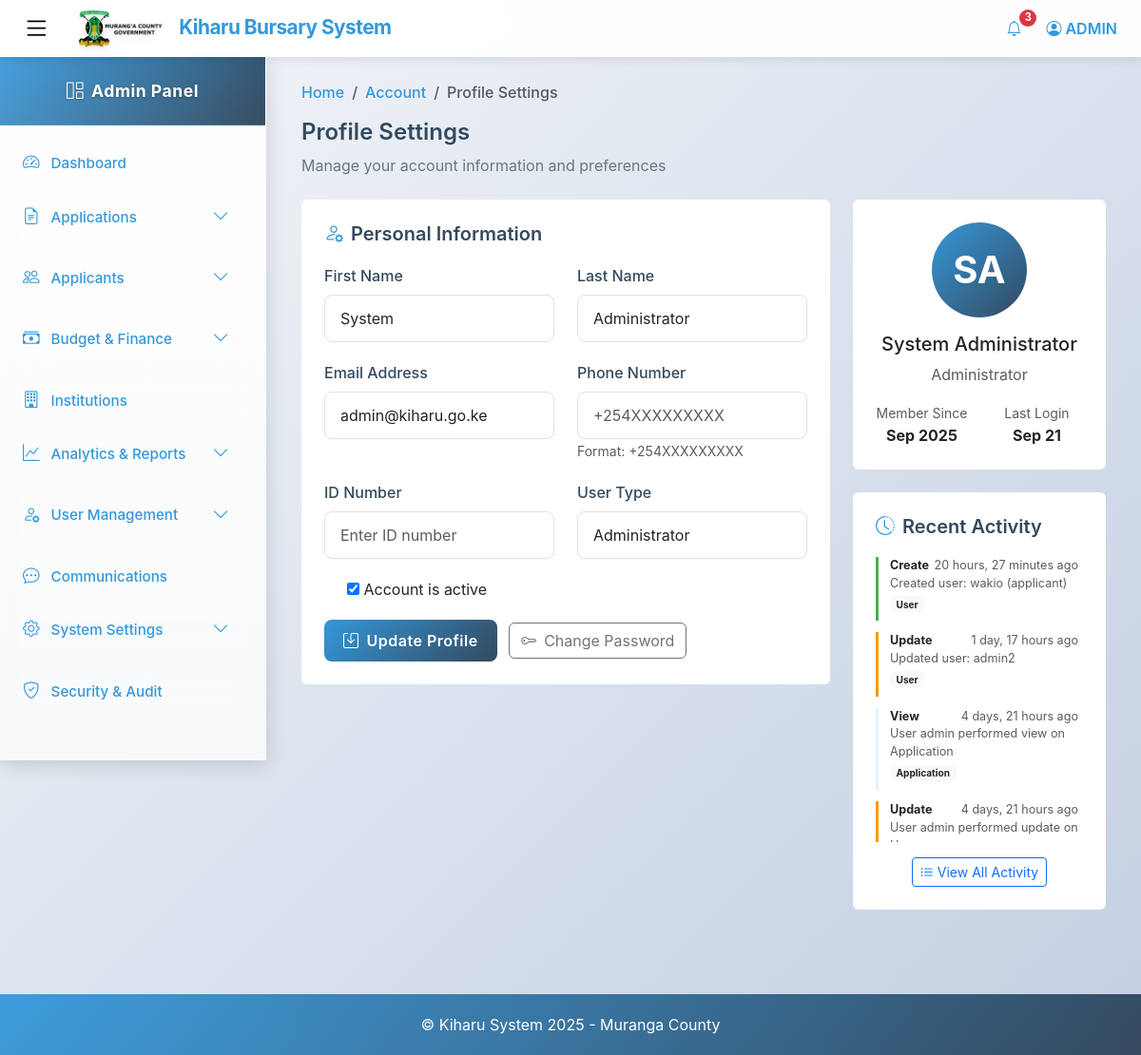
/admin-profile/ (signed in), run on an earlier commit of the app's database.
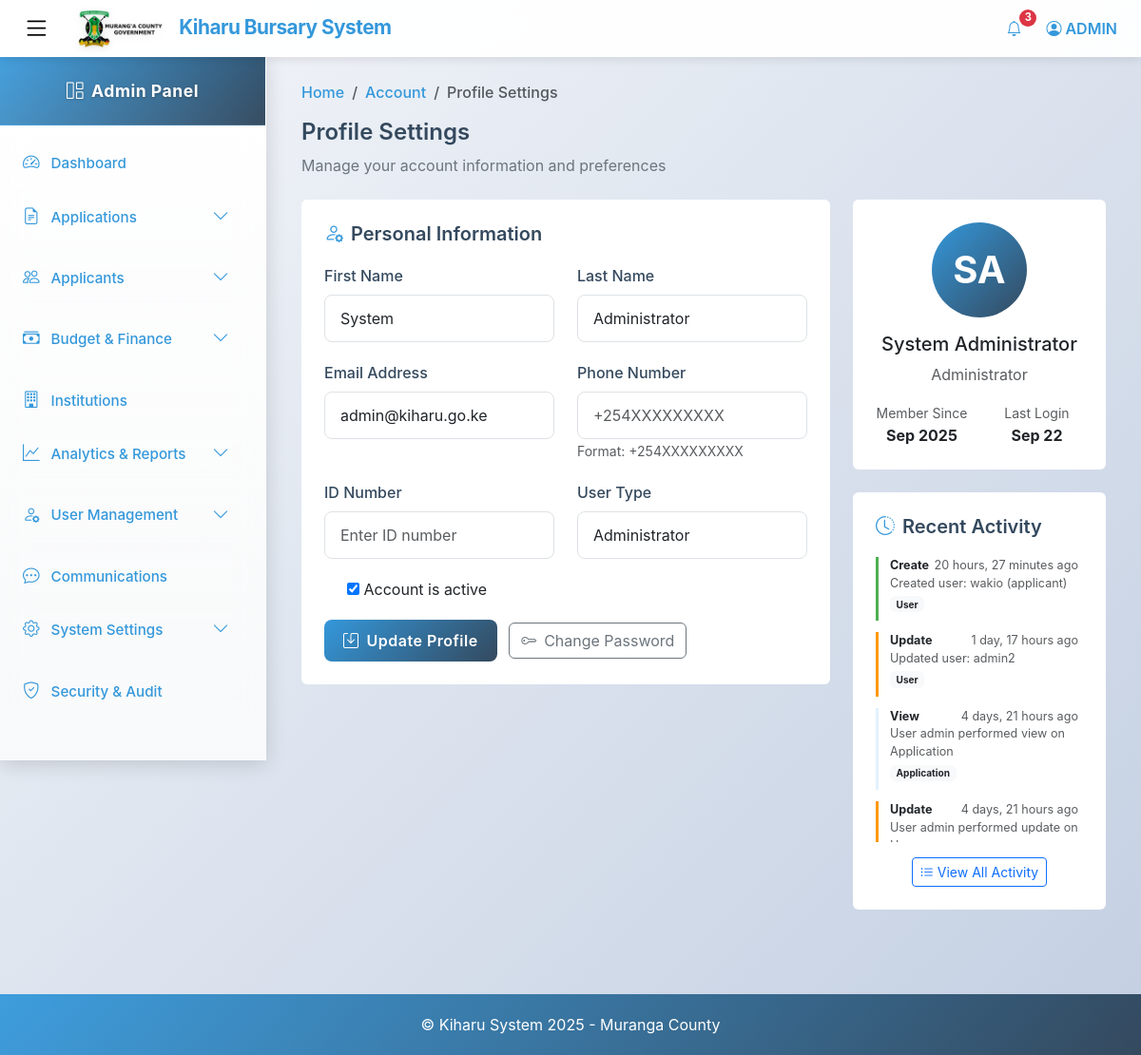
And on a later commit of the database.
### kiharu_system/models.py (models this page shows, shortened)
class User(AbstractUser):
    USER_TYPES = (
        ('applicant', 'Applicant'),
        ('admin', 'Administrator'),
        ('reviewer', 'Application Reviewer'),
        ('finance', 'Finance Officer'),
    )
    user_type = models.CharField(max_length=20, choices=USER_TYPES, default='applicant')
    id_number = models.CharField(max_length=20, unique=True, null=True, blank=True)
    phone_regex = RegexValidator(
        regex=r'^\+254\d{9}$',
        message="Phone number must be entered in the format: '+254XXXXXXXXX'. Exactly 12 digits including country code."
    )
    phone_number = models.CharField(validators=[phone_regex], max_length=17, blank=True)

### kiharu_system/views.py (the view)
# urls.py: path('admin-profile/', views.admin_profile_settings, name='admin_profile_settings'),
@login_required
@user_passes_test(is_admin_or_staff)
def admin_profile_settings(request):
    user = request.user
    if request.method == 'POST':
        form = AdminProfileForm(request.POST, instance=user)
        if form.is_valid():
            form.save()
            messages.success(request, 'Profile updated successfully!')
            AuditLog.objects.create(
                user=request.user,
                action='update',
                table_affected='User',
                record_id=str(user.id),
                description=f'Updated profile information',
                ip_address=request.META.get('REMOTE_ADDR', '127.0.0.1')
            )
            return redirect('admin_profile_settings')
    else:
        form = AdminProfileForm(instance=user)
    recent_activities = AuditLog.objects.filter(user=user).order_by('-timestamp')[:10]
    context = {
        'form': form,
        'user': user,
        'recent_activities': recent_activities,
        'page_title': 'Profile Settings',
    }
    return render(request, 'admin/profile_settings.html', context)

### kiharu_system/views.py (called while the page is built)
def is_admin_or_staff(user):
    return user.is_authenticated and (user.is_staff or user.user_type in ['admin', 'reviewer', 'finance'])

### templates/admin/profile_settings.html (shortened to what the changed rows need)
{% extends 'admin_base.html' %}
{% load static %}
{% block content %}
<div class="container-fluid">
    <div class="row">
        <div class="col-lg-8">
            <div class="profile-card">
                <form method="post" class="needs-validation" novalidate>
                    <div class="row">
                        <div class="col-md-6">
                            <div class="form-group">
                                <label class="form-label">First Name</label>
                                {{ form.first_name }}
                            </div>
                        </div>
                        <div class="col-md-6">
                            <div class="form-group">
                                <label class="form-label">Last Name</label>
                                {{ form.last_name }}
                            </div>
                        </div>
                    </div>
                    <div class="row">
                        <div class="col-md-6">
                            <div class="form-group">
                                <label class="form-label">Email Address</label>
                                {{ form.email }}
                            </div>
                        </div>
                        <div class="col-md-6">
                            <div class="form-group">
                                <label class="form-label">Phone Number</label>
                                {{ form.phone_number }}
                                <small class="form-text text-muted">Format: +254XXXXXXXXX</small>
                            </div>
                        </div>
                    </div>
                    <div class="row">
                        <div class="col-md-6">
                            <div class="form-group">
                                <label class="form-label">ID Number</label>
                                {{ form.id_number }}
                            </div>
                        </div>
                        <div class="col-md-6">
                            <div class="form-group">
                                <label class="form-label">User Type</label>
                                {{ form.user_type }}
                            </div>
                        </div>
                    </div>
                    <div class="form-group">
                        <div class="form-check">
                            {{ form.is_active }}
                            <label class="form-check-label" for="{{ form.is_active.id_for_label }}">
                                Account is active
                            </label>
                        </div>
                    </div>
                </form>
            </div>
        </div>
        <div class="col-lg-4">
            <div class="profile-card text-center">
                <div class="profile-avatar">
                    {{ user.first_name.0|default:"U" }}{{ user.last_name.0|default:"" }}
                </div>
                <h5>{{ user.first_name }} {{ user.last_name }}</h5>
                <p class="text-muted">{{ user.get_user_type_display }}</p>
                <div class="row text-center">
                    <div class="col-6">
                        <small class="text-muted">Member Since</small>
                        <div class="fw-bold">{{ user.date_joined|date:"M Y" }}</div>
                    </div>
                    <div class="col-6">
                        <small class="text-muted">Last Login</small>
                        <div class="fw-bold">{{ user.last_login|date:"M d" }}</div>
                    </div>
                </div>
            </div>
        </div>
    </div>
</div>
{% endblock %}

What changed in the data, as far as the page shows it:
changed User "System": last_login "Sep 21" → "Sep 22"
